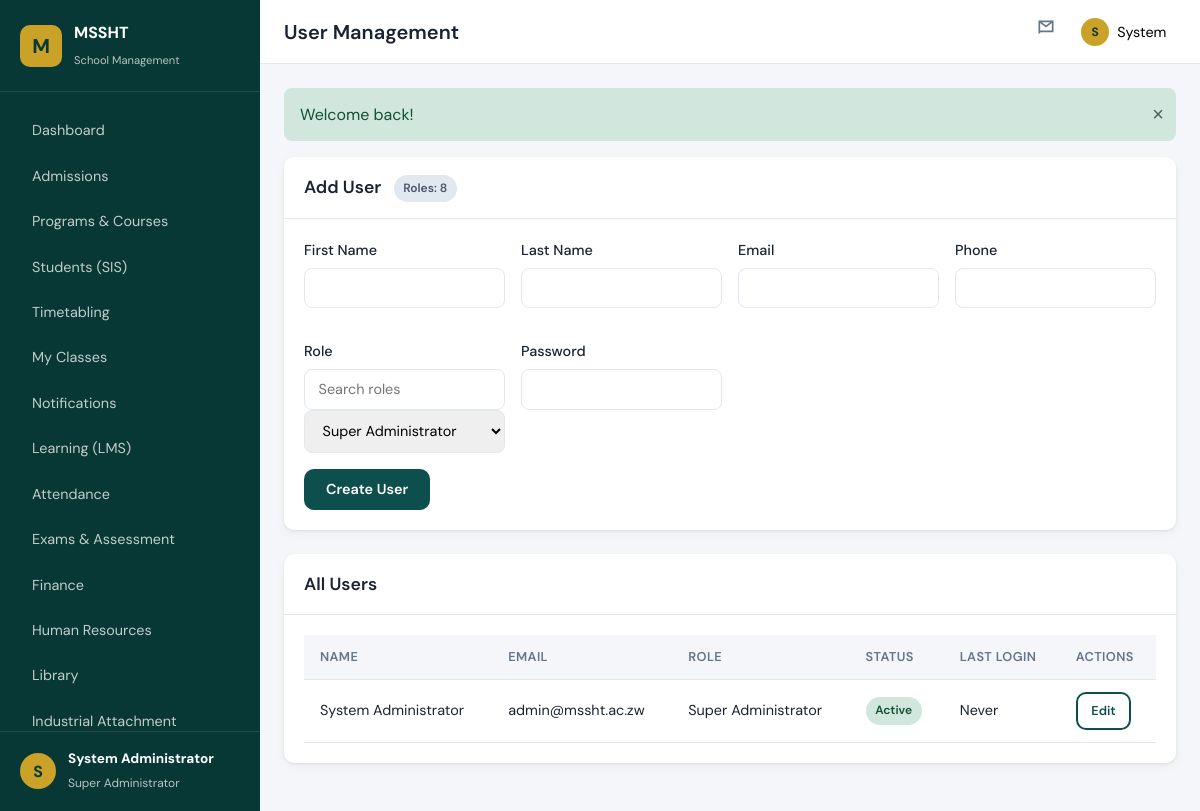
The app's page /modules/users/index.php (signed in) with its own data.
### tables this page shows
CREATE TABLE user_profiles (
    id INT UNSIGNED AUTO_INCREMENT PRIMARY KEY,
    user_id INT UNSIGNED NOT NULL UNIQUE,
    first_name VARCHAR(80) NOT NULL,
    last_name VARCHAR(80) NOT NULL,
    phone VARCHAR(30) NULL,
    gender ENUM('male', 'female', 'other') NULL,
    date_of_birth DATE NULL,
    national_id VARCHAR(50) NULL,
    address TEXT NULL,
    avatar VARCHAR(255) NULL,
    FOREIGN KEY (user_id) REFERENCES users(id) ON DELETE CASCADE
);

CREATE TABLE users (
    id INT UNSIGNED AUTO_INCREMENT PRIMARY KEY,
    email VARCHAR(150) NOT NULL UNIQUE,
    password_hash VARCHAR(255) NOT NULL,
    role VARCHAR(80) NOT NULL,
    status ENUM('active', 'inactive', 'suspended') DEFAULT 'active',
    must_change_password TINYINT(1) NOT NULL DEFAULT 0,
    last_login DATETIME NULL,
    created_at TIMESTAMP DEFAULT CURRENT_TIMESTAMP,
    updated_at TIMESTAMP DEFAULT CURRENT_TIMESTAMP ON UPDATE CURRENT_TIMESTAMP,
    INDEX idx_role (role),
    INDEX idx_status (status)
);

### includes/auth.php (called while the page is built, shortened)
<?php
function isLoggedIn(): bool
{
    return !empty($_SESSION['user_id']);
}
function currentUser(): ?array
{
    return $_SESSION['user'] ?? null;
}

### modules/users/index.php (the view, shortened to what this page needs)
<?php
$pageTitle = 'User Management';
$db = getDB();
$roleOptions = getRoles();
$roleCount = count($roleOptions);
$users = $db->query(
    'SELECT u.*, p.first_name, p.last_name FROM users u
     JOIN user_profiles p ON p.user_id = u.id ORDER BY u.created_at DESC'
)->fetchAll();
require_once __DIR__ . '/../../includes/header.php';
?>
<div class="card">
    <div class="card-header">
        <h2>Add User <a href="<?= moduleUrl('settings', 'roles') ?>" class="badge badge-secondary" style="margin-left:.5rem;vertical-align:middle;">Roles: <?= (int) $roleCount ?></a></h2>
    </div>
    <div class="card-body">
        <form method="post">
            <div class="form-row">
                <div class="form-group"><label>First Name</label><input name="first_name" required></div>
                <div class="form-group"><label>Last Name</label><input name="last_name" required></div>
                <div class="form-group"><label>Email</label><input type="email" name="email" required></div>
                <div class="form-group"><label>Phone</label><input name="phone"></div>
                <div class="form-group">
                    <label>Role</label>
                    <input type="text" id="userCreateRoleSearch" placeholder="Search roles">
                    <select name="role" id="userCreateRoleSelect" required>
                        <?php foreach ($roleOptions as $key => $label): ?>
                        <option value="<?= $key ?>"><?= e($label) ?></option>
                        <?php endforeach; ?>
                    </select>
                </div>
                <div class="form-group"><label>Password</label><input type="password" name="password" required minlength="8"></div>
            </div>
            <button type="submit" class="btn btn-primary">Create User</button>
        </form>
    </div>
</div>
<div class="card">
    <div class="card-header"><h2>All Users</h2></div>
    <div class="card-body table-wrap">
        <table class="data-table">
            <thead><tr><th>Name</th><th>Email</th><th>Role</th><th>Status</th><th>Last Login</th><th>Actions</th></tr></thead>
            <tbody>
            <?php foreach ($users as $u): ?>
            <tr>
                <td><?= e($u['first_name'] . ' ' . $u['last_name']) ?></td>
                <td><?= e($u['email']) ?></td>
                <td><?= e(roleLabel($u['role'])) ?></td>
                <td><?= statusBadge($u['status']) ?></td>
                <td><?= $u['last_login'] ? formatDate($u['last_login'], 'd M Y H:i') : 'Never' ?></td>
                <td><a href="edit.php?id=<?= (int)$u['id'] ?>" class="btn btn-sm btn-outline">Edit</a></td>
            </tr>
            <?php endforeach; ?>
            </tbody>
        </table>
    </div>
</div>
<?php require_once __DIR__ . '/../../includes/footer.php'; ?>

### includes/header.php (shortened to what this page needs)
<?php
$currentUser = currentUser();
$roleLabel = roleLabel($currentUser['role'] ?? null);
$pageTitle = $pageTitle ?? 'Dashboard';
$tag = 'div';
?>
<!DOCTYPE html>
<html lang="en">
<head>
    <link rel="stylesheet" href="<?= asset('css/main.css') ?>">
</head>
<body class="app-body">
    <<?= $tag ?> class="app-wrapper">
        <aside class="sidebar" id="sidebar">
            <<?= $tag ?> class="sidebar-brand">
                <a href="<?= url('dashboard.php') ?>" class="brand-link">
                    <span class="brand-icon">M</span>
                    <span class="brand-text">
                        <strong>MSSHT</strong>
                        <small>School Management</small>
                    </span>
                </a>
            </<?= $tag ?>>
            <nav class="sidebar-nav">
                <?php include __DIR__ . '/navigation.php'; ?>
            </nav>
            <<?= $tag ?> class="sidebar-footer">
                <<?= $tag ?> class="user-mini">
                    <span class="user-avatar"><?= strtoupper(substr($currentUser['first_name'] ?? 'U', 0, 1)) ?></span>
                    <<?= $tag ?> class="user-info">
                        <strong><?= e(($currentUser['first_name'] ?? '') . ' ' . ($currentUser['last_name'] ?? '')) ?></strong>
                        <small><?= e($roleLabel) ?></small>
                    </<?= $tag ?>>
                </<?= $tag ?>>
            </<?= $tag ?>>
        </aside>
        <<?= $tag ?> class="main-content">
            <header class="topbar">
                <h1 class="page-heading"><?= e($pageTitle) ?></h1>
                <<?= $tag ?> class="topbar-actions">
                    <a href="<?= moduleUrl('messages') ?>" class="btn-icon" title="Messages">
                        <svg width="20" height="20" viewBox="0 0 24 24" fill="none" stroke="currentColor" stroke-width="2"><path d="M4 4h16v12H5.17L4 17.17V4z"/><path d="m4 4 8 6 8-6"/></svg>
                    </a>
                    <<?= $tag ?> class="dropdown">
                        <button type="button" class="btn-user dropdown-toggle" id="userMenuBtn">
                            <span class="user-avatar-sm"><?= strtoupper(substr($currentUser['first_name'] ?? 'U', 0, 1)) ?></span>
                            <span><?= e($currentUser['first_name'] ?? 'User') ?></span>
                        </button>
                    </<?= $tag ?>>
                </<?= $tag ?>>
            </header>
            <main class="page-content">
                <?php $flash = getFlash(); if ($flash): ?>
                <<?= $tag ?> class="alert alert-<?= e($flash['type']) ?> alert-dismissible">
                    <?= e($flash['message']) ?>
                    <button type="button" class="alert-close">&times;</button>
                </<?= $tag ?>>
                <?php endif; ?>

### includes/helpers.php (shortened to what this page needs)
<?php
function e(?string $value): string
{
    return htmlspecialchars($value ?? '', ENT_QUOTES, 'UTF-8');
}
function url(string $path = ''): string
{
    return rtrim(APP_URL, '/') . '/' . ltrim($path, '/');
}
function asset(string $path): string
{
    return url('assets/' . ltrim($path, '/'));
}
function moduleUrl(string $module, string $action = 'index'): string
{
    return url('modules/' . $module . '/' . $action . '.php');
}
function getFlash(): ?array
{
    if (!empty($_SESSION['flash'])) {
        $flash = $_SESSION['flash'];
        return $flash;
    }
    return null;
}
    function getRoles(): array
    {
        static $cache = null;
        if ($cache !== null) {
            return $cache;
        }
        $cache = DEFAULT_ROLES;
        try {
            $db = getDB();
            $rows = $db->query('SELECT role_key, label FROM roles WHERE status = "active" ORDER BY sort_order, label')->fetchAll();
            foreach ($rows as $row) {
                $cache[$row['role_key']] = $row['label'];
            }
        } catch (Exception $e) {
        }
        return $cache;
    }
    function roleLabel(?string $roleKey): string
    {
        $roles = getRoles();
        if (isset($roles[$roleKey])) {
            return $roles[$roleKey];
        }
        return ucwords(str_replace(['_', '-'], ' ', $roleKey));
    }
function statusBadge(string $status): string
{
    $map = [
        'pending'      => 'badge-warning',
        'under_review' => 'badge-info',
        'approved'     => 'badge-success',
        'rejected'     => 'badge-danger',
        'active'       => 'badge-success',
        'inactive'     => 'badge-secondary',
        'paid'         => 'badge-success',
        'partial'      => 'badge-warning',
        'overdue'      => 'badge-danger',
        'open'         => 'badge-success',
        'closed'       => 'badge-secondary',
    ];
    $class = $map[$status] ?? 'badge-secondary';
    return '<span class="badge ' . $class . '">' . e(ucfirst(str_replace('_', ' ', $status))) . '</span>';
}

### records on screen
user_profiles: first_name "S", first_name+last_name "System Administrator", user.role "Super Administrator", first_name "System", user.email "admin@mssht.ac.zw", user.status "Active"

### other values on screen
$item['label'] "Dashboard"
$item['label'] "Admissions"
$item['label'] "Programs & Courses"
$item['label'] "Students (SIS)"
$item['label'] "Timetabling"
$item['label'] "My Classes"
$item['label'] "Notifications"
$item['label'] "Learning (LMS)"
$item['label'] "Attendance"
$item['label'] "Exams & Assessment"
$item['label'] "Finance"
$item['label'] "Human Resources"
$item['label'] "Library"
$item['label'] "Industrial Attachment"
$pageTitle "User Management"
